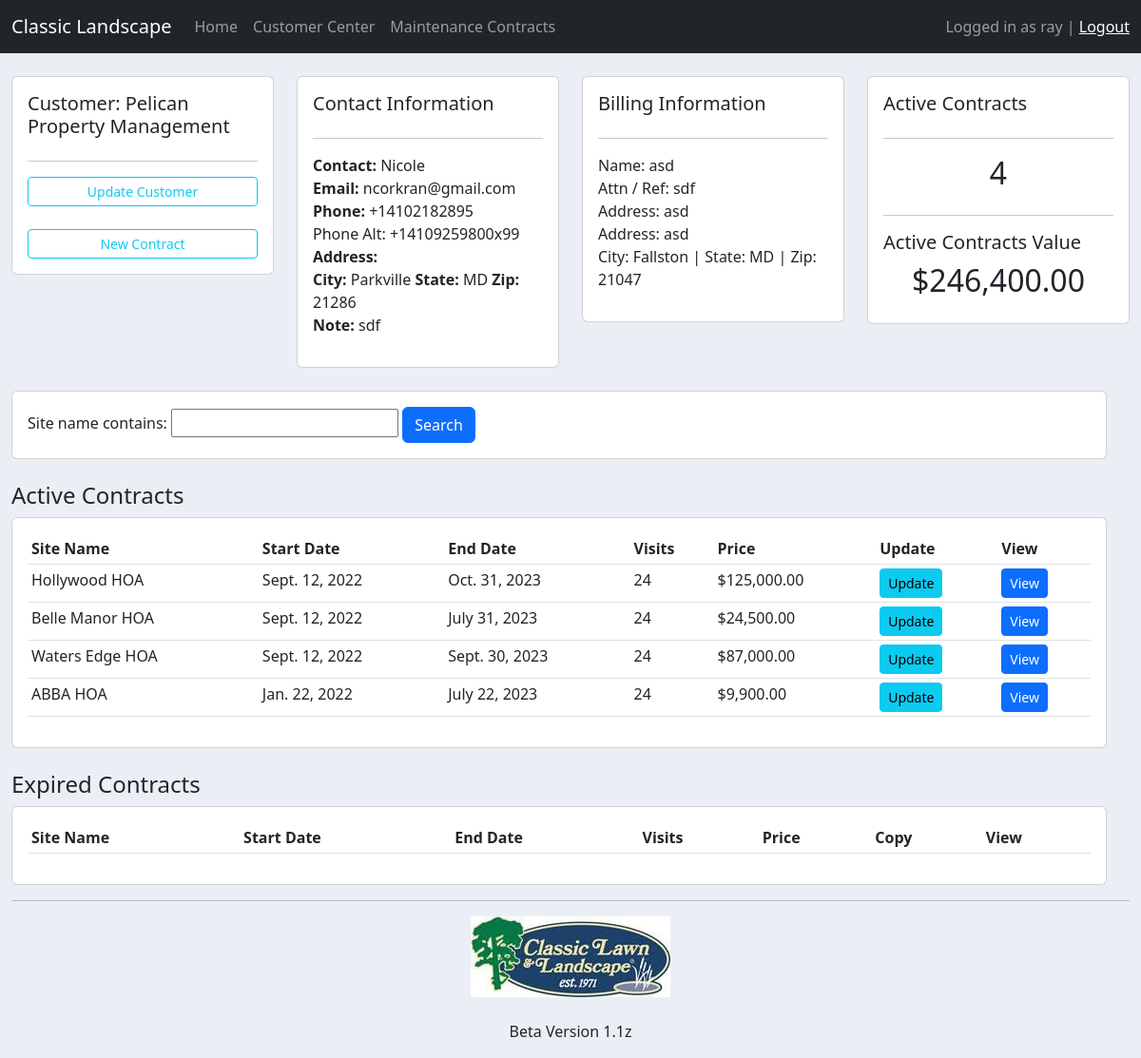
The page /customer/2/ (signed in) on the database its author committed.
### maintenance/models.py (models this page shows, shortened)
class Customer(models.Model):
    name = models.CharField(max_length=128, null=True)
    add1 = models.CharField(max_length=128, null=True)
    add2 = models.CharField(max_length=128, null=True, blank=True)
    city = models.CharField(max_length=128, null=True)
    state = models.CharField(max_length=2, null=True, default="MD")
    zip = models.CharField(max_length=5, null=True)
    contact_name = models.CharField(max_length=100, null=True)
    phone1 = PhoneField(E164_only=False, blank=True, null=True)
    phone2 = PhoneField(blank=True, null=True)
    email = models.EmailField(max_length=254, null=True)
    date_created = models.DateTimeField(auto_now_add=True, null=True)
    notes = models.CharField(max_length=1024, null=True, blank=True)
    billing_name = models.CharField(max_length=128, blank=True, null=True)
    billing_add1 = models.CharField(max_length=128, blank=True, null=True)
    billing_add2 = models.CharField(max_length=128, blank=True, null=True)
    billing_city = models.CharField(max_length=128, blank=True, null=True)
    billing_state = models.CharField(max_length=2, blank=True, null=True)
    billing_zip = models.CharField(max_length=5, blank=True, null=True)
    billing_ref = models.CharField(max_length=128, blank=True, null=True)

class Contract(models.Model):
    site_name = models.CharField(max_length=200)
    customer = models.ForeignKey(
        Customer, null=True, on_delete=models.SET_NULL)
    contract_description = models.CharField(
        max_length=200, default='Maintenance Contract')
    location = models.CharField(max_length=200)
    start_date = models.DateField(default=date.today)
    end_date = models.DateField(default=get_end_date)
    price = models.FloatField(null=True)
    payments = models.IntegerField(default=12, null=True)
    salesrep = models.ForeignKey(Soldby, null=True, on_delete=models.SET_NULL)
    notes = models.CharField(max_length=1024, null=True, blank=True)
    visits = models.IntegerField(default=24, null=True)
    sq_turf = models.IntegerField(default=0, null=True)
    sq_mulch = models.IntegerField(default=0, null=True)
    hours_total_contract = models.IntegerField(null=True)
    mulch_yd = models.IntegerField(default=0, null=True)
    mulch_color = models.ForeignKey(
        Mulchcolor, null=True, blank=True, on_delete=models.SET_NULL)
    mulch_fall = models.BooleanField(default=False)
    leaf_cleanup = models.SmallIntegerField(default=1, null=True)
    aeration_overseed = models.BooleanField(default=False)
    turf_apps = models.BooleanField(default=False)
    turf_apps_count = models.IntegerField(default=0, null=True)
    irrigation = models.BooleanField(default=False)
    flowers_spring = models.IntegerField(default=0, null=True)
    flowers_fall = models.IntegerField(default=0, null=True)
    date_created = models.DateTimeField(auto_now_add=True, null=True)

### maintenance/views.py (the view)
# urls.py: path('customer/<str:pk>/', views.customer, name="customer"),
@ login_required(login_url="/login")
def customer(request, pk):
    customer = Customer.objects.get(id=pk)
    contracts = customer.contract_set.all()
    myFilter = ContractFilter(request.GET, queryset=contracts)
    allcontracts = myFilter.qs
    active_contracts = myFilter.qs.filter(
        end_date__gte=datetime.now())
    active_count = active_contracts.count()
    amounts = active_contracts.aggregate(Sum('price', flat=True))
    get_total = list(amounts.values())[0]
    if get_total is None:
        get_total = 0
    get_total = int(get_total)
    active_contracts_value = get_total
    expired_contracts = myFilter.qs.filter(
        end_date__lt=datetime.now())
    context = {'customer': customer, 'contracts': contracts, 'myFilter': myFilter,
               'active_contracts_value': active_contracts_value,
               'active_contracts': active_contracts,
               'expired_contracts': expired_contracts, 'active_count': active_count}
    return render(request, 'maintenance/customer.html', context)

### maintenance/templates/maintenance/customer.html (shortened to what this page needs)
{% extends 'maintenance/main.html' %}
{% load humanize %}
{% block content %}
	<br>
<div class="row">
	<div class="col-md">
		<div class="card card-body">
			<h5>Customer: {{customer.name}}</h5>
			<hr>
			<a class="btn btn-outline-info  btn-sm btn-block" href="{% url 'update_customer' customer.id %}">Update Customer</a><br>
			<a class="btn btn-outline-info  btn-sm btn-block" href="{% url 'create_contract' customer.id %}">New Contract</a>
		</div>
	</div>
	<div class="col-md">
		<div class="card card-body">
			<h5>Contact Information</h5>
			<hr>
			<p><strong>Contact:</strong> {{customer.contact_name}}<br>
				<strong>Email:</strong> {{customer.email}}<br>
				<strong>Phone:</strong> {{customer.phone1}}<br>
				{% if customer.phone2 %}
				Phone Alt: {{customer.phone2}}<br>
				{% endif %}
				<strong>Address:</strong> {{customer.address}}<br>
				<strong>City:</strong> {{customer.city}}<strong>   State:</strong> {{customer.state}}  <strong>    Zip:</strong> {{customer.zip}}<br>
				<strong>Note:</strong> {{customer.notes}}<br>
			</p>
		</div>
	</div>
	<div class="col-md">
		<div class="card card-body">
			<h5>Billing Information</h5>
			<hr>
			<p>Name: {{customer.billing_name}}<br>
				Attn / Ref: {{customer.billing_ref}}<br>
				Address: {{customer.billing_add1}}<br>
				{% if customer.billing_add2 %}
				Address: {{customer.billing_add2}}<br>
				{% endif %}
				City: {{customer.billing_city}} | State: {{customer.billing_state}}  |  Zip: {{customer.billing_zip}}<br>
			</p>
		</div>
	</div>
	<div class="col-md">
		<div class="card card-body">
			<h5>Active Contracts</h5>
			<hr>
			<h2 style="text-align: center;padding: 1px">{{active_count}}</h2>
			<hr>
			<h5>Active Contracts Value</h5>
			<h2 style="text-align: center;padding: 1px">${{active_contracts_value|floatformat:2|intcomma}}</h2>
		</div>
	</div>
<p></p>
<br>
<div class="row">
	<div class="col">
		<div class="card card-body">
			<form method="get">
					{{myFilter.form}}
		    <button class="btn btn-primary" type="submit">Search</button>
		  </form>
		</div>
	</div>
</div>
<br>
<div><br></div>
<h4>Active Contracts</h4>
<div class="row">
	<div class="col-md">
		<div class="card card-body">
			<table class="table table-sm">
				<tr>
					<th>Site Name</th>
					<th>Start Date</th>
					<th>End Date</th>
					<th>Visits</th>
					<th>Price</th>
					<th>Update</th>
					<th>View</th>
				</tr>
				{% for active in active_contracts %}
				<tr>
					<td>{{active.site_name}}</td>
					<td>{{active.start_date}}</td>
					<td>{{active.end_date}}</td>
					<td>{{active.visits}}</td>
					<td>${{active.price|floatformat:2|intcomma}}</td>
					<td><a class="btn btn-sm btn-info" href="{% url 'update_contract' active.id %}">Update</td>
					<td><a class="btn btn-sm btn-primary" href="{% url 'view_contract' active.id %}">View</td>
				</tr>
				{% endfor %}
			</table>
		</div>
	</div>
</div>
<div><br></div>
<h4>Expired Contracts</h4>
<div class="row">
	<div class="col-md">
		<div class="card card-body">
			<table class="table table-sm">
				<tr>
					<th>Site Name</th>
					<th>Start Date</th>
					<th>End Date</th>
					<th>Visits</th>
					<th>Price</th>
					<th>Copy</th>
					<th>View</th>
				</tr>
			</table>
		</div>
	</div>
</div>
{% endblock %}

### maintenance/templates/maintenance/navbar.html (shortened to what this page needs)
{% load static %}
<nav class="navbar navbar-expand-lg navbar-dark bg-dark">
  <div class="container-fluid">
    <a class="navbar-brand" href="#">Classic Landscape</a>
    <div class="collapse navbar-collapse" id="navbarText">
      <ul class="navbar-nav me-auto mb-2 mb-lg-0">
        <li class="nav-item">
          <a class="nav-link" aria-current="page" href="/home">Home</a>
        </li>
        <li class="nav-item">
          <a class="nav-link" href="/customers">Customer Center</a>
        </li>
        <li class="nav-item">
          <a class="nav-link" href="/maintenance/">Maintenance Contracts</a>
        </li>
      </ul>
      <span class="navbar-text">
      {% if user.is_authenticated %}
      <span class="hello-msg">Logged in as {{user.username}} | <a href="/logout">Logout</a></span>
      {% else %}
        <a href="/login">Login</a>
      {% endif%}
      </span>
    </div>
  </div>
</nav>

### static/css/main.css (style rules this page uses)
body { background-color: #ebeff5; }

### rows shown on the page
Customer: name "Pelican Property Management", contact_name "Nicole", email "ncorkran@gmail.com", phone1 "+14102182895", phone2 "+14109259800x99", city "Parkville", state "MD", zip "21286", notes "sdf", billing_name "asd", billing_ref "sdf", billing_add1 "asd", billing_add2 "asd", billing_city "Fallston", billing_state "MD", billing_zip "21047"
Contract: site_name "Hollywood HOA", start_date "Sept. 12, 2022", end_date "Oct. 31, 2023", visits "24", price "125,000.00"
Contract: site_name "Belle Manor HOA", start_date "Sept. 12, 2022", end_date "July 31, 2023", visits "24", price "24,500.00"
Contract: site_name "Waters Edge HOA", start_date "Sept. 12, 2022", end_date "Sept. 30, 2023", visits "24", price "87,000.00"
Contract: site_name "ABBA HOA", start_date "Jan. 22, 2022", end_date "July 22, 2023", visits "24", price "9,900.00"

### other values the page prints
{{ user.username }} "ray"
{{ active_count }} "4"
{{ active_contracts_value|floatformat:2|intcomma }} "246,400.00"
